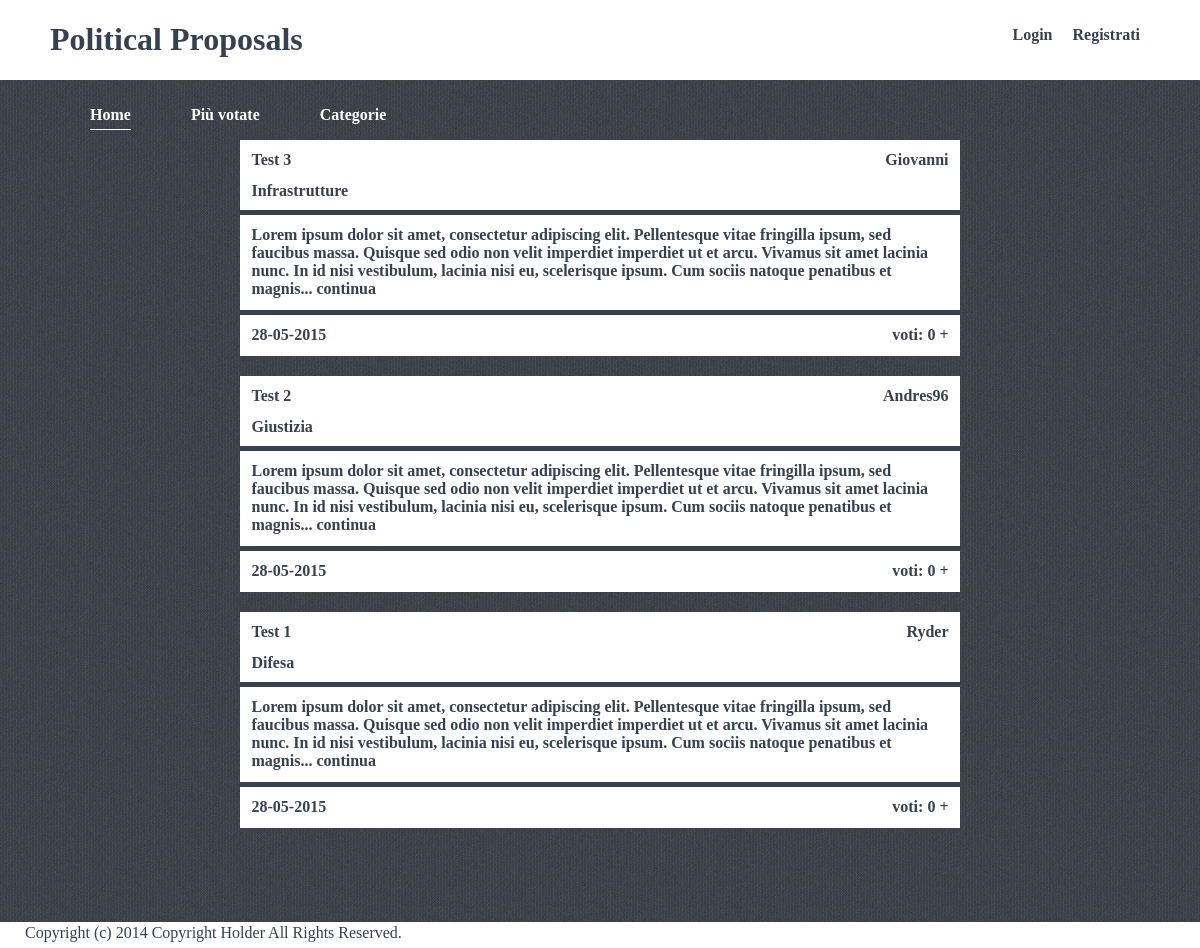
The page / on the database its author committed.
### tables this page shows
CREATE TABLE IF NOT EXISTS `proposta` (
  `ID` int(11) NOT NULL,
  `Autore` varchar(15) NOT NULL DEFAULT '',
  `Titolo` varchar(255) NOT NULL,
  `Esposizione` text NOT NULL,
  `Categoria` varchar(15) NOT NULL,
  `AdminResponsabile` varchar(255) NOT NULL,
  `DataEffProposta` datetime NOT NULL,
  `Voti` int(11) NOT NULL DEFAULT '0'
);

### php/Stringhelper.php (called while the page is built, shortened)
<?php class StringHelper{
  function deleteText($text,$pos){
    $pos = strpos($text,' ', $pos);
    $string = substr_replace($text,'... continua',$pos);
    return $string;
  }
} ?>

### php/Connection.php (called while the page is built, shortened)
<?php
class Controller{
  public function controllVote($ID,$USER){
    $query_controll = "SELECT * FROM Propostavotata WHERE IDProposta='$ID' AND NomeUtente='$USER'";
    $response=mysql_query($query_controll);
    $rows = mysql_num_rows($response);
    if( $rows == 0) {
      return true;
    }
    return false;
  }
}
?>

### index.php (the view, shortened to what this page needs)
<!DOCTYPE HTML>
<html>
<head>
  <link href="css/stylesheet.css" rel="stylesheet" type="text/css">
  <link href="css/defaultstyle.css" rel="stylesheet" type="text/css">
  <?php
  include 'php/Connection.php';
  include 'php/Stringhelper.php';
  $string_helper = new StringHelper();
  $controller = new Controller();
  ?>
</head>
<body>
  <div class="container">
    <div class="topbar">
      <div class="titleDiv">
        <h1> <a href="index.php"> Political Proposals </a> </h1>
      </div>
      <ul class="navigatorbar">
        <?php
        if(!$_SESSION["logged"]) {
          echo '<li><a href="registrati.php">Registrati</a></li>
          <li><a href="login.php">Login</a></li>';
        }
        ?>
      </ul>
    </div>
    <div class="proposal-container">
      <ul>
        <li class="list-navigation-elements"> <a class="select-element" href="index.php"> Home </a></li>
        <li class="list-navigation-elements"> <a class="n-element" href="tops.php"> Più votate </a></li>
        <li class="list-navigation-elements"> <a class="n-element" href="categorie.php">Categorie </a></li>
      </ul>
      <div class="list-home">
        <?php
          $queryasd = "SELECT * FROM Proposta ORDER BY DataEffProposta DESC";
          $response = mysql_query($queryasd);
          while($row = mysql_fetch_assoc($response)) {
            echo '<div class="list-item">
                    <div class="title-item">
                      <div class="title-proposal">
                      <p class="proposal-label">  <a href="proposalpage.php?id='.$row["ID"].'"class="item-link">'.$row["Titolo"].'</a></p>
                      <p class="proposal-label">'.$row["Categoria"].'</p>
                      </div>
                      <div class="author-proposal"><p class="proposal-label">'.$row["Autore"].'</p></div>
                    </div>
                    <div class="proposal">
                      <p class="proposal-textarea" >'.$string_helper->deleteText($row["Esposizione"],300).' </p>
                    </div>
                    <div class="item-footer">
                      <div class="item-date">
                        <p class="proposal-label">'.date("d-m-Y",strtotime($row["DataEffProposta"])).'</p>
                      </div>
                    <div class="item-votes">';
                      if(!$controller->controllVote($row["ID"],$_SESSION["user"]))
                        echo '<p class="proposal-label">voti: '.$row["Voti"].'</p>';
                      else
                        echo '<p class="proposal-label">voti: '.$row["Voti"].' <a href="voteproposal.php?ID='.$row["ID"].'"> + </a> </p>';
                    echo '</div>
                    </div>
                  </div>';
                }
         ?>
      </div>
    </div>
    <div class="footer">
      <div class="footer-container">
      <div class="footer-paragraph"> Copyright (c) 2014 Copyright Holder All Rights Reserved. </div>
    </div>
  </div>
  </div>
</body>
</html>

### css/stylesheet.css (style rules this page uses)
html { hmargin: 0; padding: 0; height: 100%; }
div.container { position: relative; min-height: 100%; }
ul.navigatorbar { float:right; margin-right: 50px; position:static; }
div.titleDiv { float:left; position:static; margin-left: 50px; }
div.topbar { background-color: white; overflow: auto; }
div.proposal-container,div.comments-container,div.advise,div.personal-list { margin-left: auto; margin-right: auto; clear:both; padding-bottom: 100px; }
li { white-space:nowrap; float: right; list-style: none; margin:10px; }
li.list-navigation-elements { white-space: nowrap; float: left; list-style: none; margin-left: 50px; }
a.n-element:link, a.n-element:visited,a.select-element:link,a.select-element:visited { display: block; width: 100%; font-weight: bold; color: white; text-align: center; text-decoration: none; font-family:codeBold; }
a.select-element:link { padding-bottom: 5px; border-bottom: 1px; border-bottom-style: groove; border-color: white; }
div.footer { width: 100%; position: absolute; bottom: 0; left: 0; background-color: white; }
div.footer-container { width: 100%; display: inline-block; }
div.footer-paragraph { float:left; margin: 2px; margin-left: 25px; display: inline-block; color: #354050; font-family: codeBold; }
div.list,div.list-home { clear: both; display: block; margin-left: auto; margin-right: auto; }
div.list-home { width: 45em; height: auto; }
div.list-item, div.own-list-item,div.comment-list-item { position: relative; overflow: auto; background-color: white; width: auto; margin-bottom: 20px; }
div.title-item ,div.title-item-comment { height: 60px; position: relative; border:5px; padding-bottom: 10px; border-color: #354050; border-style: none none solid none; }
div.title-proposal , div.item-date, div.title-comment { float: left; }
div.author-proposal, div.item-votes,div.date-comment { margin-left: 100px; float: right; }
div.item-votes { display: inline-block; }
div.proposal,div.comment { position: relative; clear: both; border:5px; border-color: #354050; border-style: none none solid none; }
p.proposal-textarea { text-align: left; margin: 10px; display: inline-block; font-family: textAreaFont; }
p.proposal-label,p.comment-label,p.comment-label-admin { text-align: left; margin: 10px; display: block; margin-bottom: 10px; }
a.item-link:visited,a.item-link:link,p.item { display: block; width: 100%; font-weight: bold; text-align: left; text-decoration: none; font-family:codeBold; display: inline-block; }

### css/defaultstyle.css (style rules this page uses)
body { background-image: url("/images/denim.png"); overflow:auto; margin: 0; padding: 0; height: 100%; }
a:link, a:visited { width: 100%; font-weight: bold; color: #354050; text-align: center; text-decoration: none; font-family:codeBold; }
p { font-weight: bold; color: #354050; text-align:center; text-decoration: none; margin-right:10px; padding:1.5px; font-family: codeBold; }

### rows shown on the page
proposta: Titolo "Test 3", Categoria "Infrastrutture", Autore "Giovanni", Esposizione "Lorem ipsum dolor sit amet, consectetur adipiscing elit. Pellentesque vitae fringilla ipsum, sed faucibus massa. Quisque sed odio non velit imperdiet imperdiet ut et arcu. Vivamus sit amet lacinia nunc. In id nisi vestibulum, lacinia nisi eu, scelerisque ipsum. Cum sociis natoque penatibus et magnis... continua", DataEffProposta "28-05-2015", Voti "0"
proposta: Titolo "Test 2", Categoria "Giustizia", Autore "Andres96", Esposizione "Lorem ipsum dolor sit amet, consectetur adipiscing elit. Pellentesque vitae fringilla ipsum, sed faucibus massa. Quisque sed odio non velit imperdiet imperdiet ut et arcu. Vivamus sit amet lacinia nunc. In id nisi vestibulum, lacinia nisi eu, scelerisque ipsum. Cum sociis natoque penatibus et magnis... continua", DataEffProposta "28-05-2015", Voti "0"
proposta: Titolo "Test 1", Categoria "Difesa", Autore "Ryder", Esposizione "Lorem ipsum dolor sit amet, consectetur adipiscing elit. Pellentesque vitae fringilla ipsum, sed faucibus massa. Quisque sed odio non velit imperdiet imperdiet ut et arcu. Vivamus sit amet lacinia nunc. In id nisi vestibulum, lacinia nisi eu, scelerisque ipsum. Cum sociis natoque penatibus et magnis... continua", DataEffProposta "28-05-2015", Voti "0"
